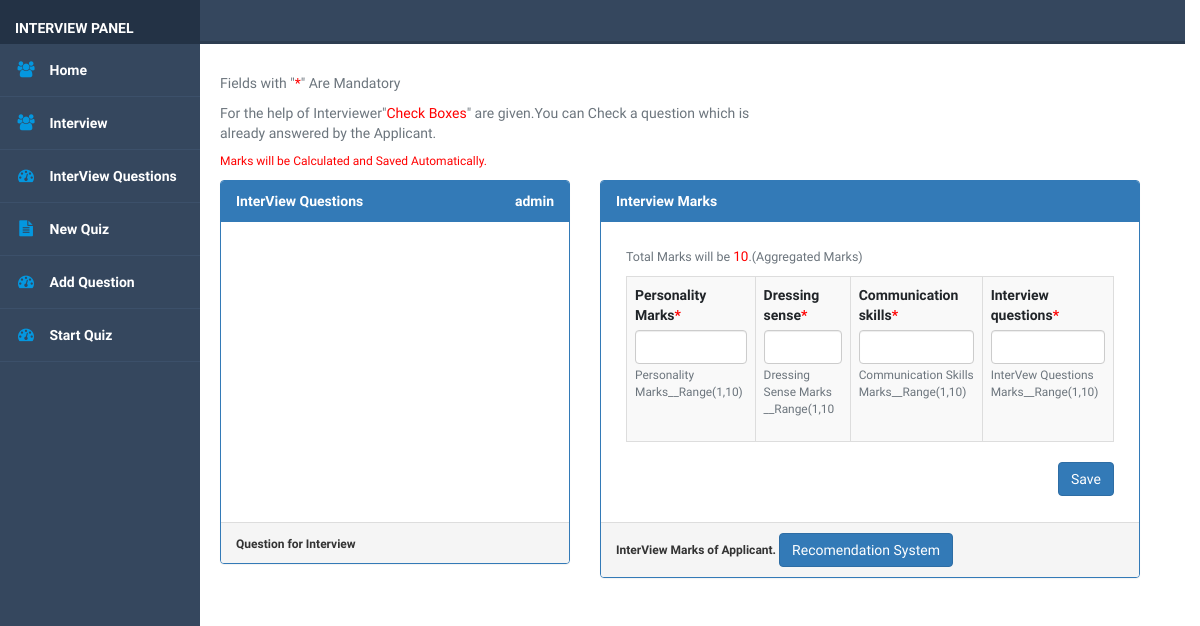
Page /inter/StartInterview/admin on the earlier database version.
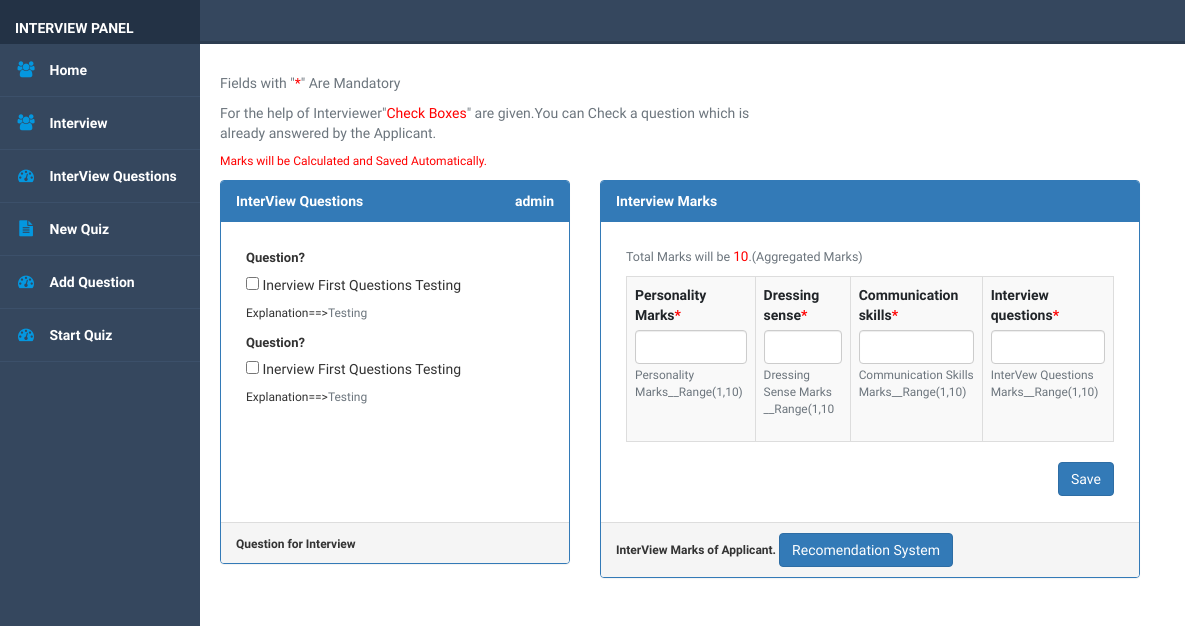
Same page on the later database version.
### InterviewPanel/models.py (models this page shows, shortened)
class InterviewQuestions(models.Model):
    Question = models.CharField(max_length=1000, verbose_name="Interview Question",
                                help_text="Question To Ask in Interview")
    Explanation = models.CharField(max_length=1000, verbose_name="Explanation",
                                   help_text="Explanation For Question")
    class Meta:
        verbose_name = "Question For Interview"
        verbose_name_plural = "Questions For Interview"

### InterviewPanel/views.py (the view)
# urls.py: path('StartInterview/<slug:slug>', views.StartInterview, name="StartInterview"),
def StartInterview(request, slug):
    questions_set = list(InterviewQuestions.objects.all().values())
    if request.method == 'POST':
        form1 = InterviewForm(request.POST)
        if form1.is_valid():
            print("hsdjasgh")
            s = form1.save(commit=False)
            s.user = User.objects.get(username=slug)
            s.total_marks_for_interview = (s.Personality + s.Dressing_Sense + s.Communication_Skills +
                                           s.InterView_Questions) / 40 * 10
            s.save()
            print(s.total_marks_for_interview)
            messages.success(request, "Interview Results are Saved")
            return redirect('/inter/interview/')
        else:
            print(form1.errors)
    else:
        form1 = InterviewForm()
    context = {
        'InterviewForm': form1,
        'Questions': questions_set,
        'name': slug
    }
    return render(request, "StartInterview.html", context)

### InterviewPanel/templates/StartInterview.html (shortened to what this page needs)
{%extends 'basic4.html'%}
{%load static%}
{%load crispy_forms_tags%}
{%block page%}
<link rel="stylesheet" href="https://maxcdn.bootstrapcdn.com/bootstrap/3.4.1/css/bootstrap.min.css">
{%endblock%}
{%block body%}
<div class="container">
	<div class="row">
		<div class="col-md-2"></div>
		<div class="col-md-6">
			<p class="text-muted">Fields with "<span style="color:red">*</span>" Are Mandatory</p>
			<p class="text-muted">For the help of Interviewer"<span style="color:red">Check Boxes</span>" are given.You
				can Check a question which is already answered by the Applicant.
				</p>
			<p class="" style="font-size:12px;color:red">Marks will be Calculated and Saved Automatically.</p>
		</div>
	</div>
	<div id="d1" class="row">
		<div class="col-md-2">
		</div>
		<div class="col-md-4">
			<div class="panel panel-primary">
				<div class="panel-heading"><b>InterView Questions</b>
					<p class="float-right"><b>{{name}}</b></p>
				</div>
				<div class="panel-body scrollable">
					<div class="col" style="padding:10px">
						{%for q in Questions%}
						<label style="font-size:13px">Question?</label>
						<br>
						<p><input type="checkbox" value="{{q.Question}}"/> {{q.Question}}</p>
						<p style="font-size:12px">Explanation==><span class="text-muted">{{q.Explanation}}</span></p>
						{%endfor%}
					</div>
				</div>
				<div class="panel-footer"><b>
					<span style="font-size:12px">Question for Interview</span></b>
					<br>
				</div>
			</div>
		</div>
		<div class="col-md-6">
			<div class="panel panel-primary">
				<div class="panel-heading"><b>Interview Marks</b>
				</div>
				<div class="panel-body scrollable">
					<div class="col" style="padding:10px">
						<form method="post">
							<p class="text-muted" style="font-size:12.5px">Total Marks will be <span
									style="color:red;font-size:13.5px">10</span>.(Aggregated Marks)</p>
							<table class="table table-bordered table-striped">
								<tbody>
								<tr>
									<th>{{InterviewForm.Personality|as_crispy_field}}</th>
									<th>{{InterviewForm.Dressing_Sense|as_crispy_field}}</th>
									<th>{{InterviewForm.Communication_Skills|as_crispy_field}}</th>
									<th>{{InterviewForm.InterView_Questions|as_crispy_field}}</th>
								</tr>
								</tbody>
							</table>
							<button type="submit" class="btn btn-primary float-right  ">Save</button>
						</form>
					</div>
				</div>
				<div class="panel-footer"><b>
					<span style="font-size:12px">InterView Marks of Applicant. </span></b>
					<a href="{%url 'InterviewPanel:panel'%}" class="btn btn-primary">Recomendation System</a>
					<br>
				</div>
			</div>
		</div>
	</div>
</div>
{%endblock%}

Differences in the rows shown:
added InterviewQuestions: Question "Inerview First Questions Testing", Explanation "Testing"
added InterviewQuestions: Question "Inerview First Questions Testing", Explanation "Testing"
